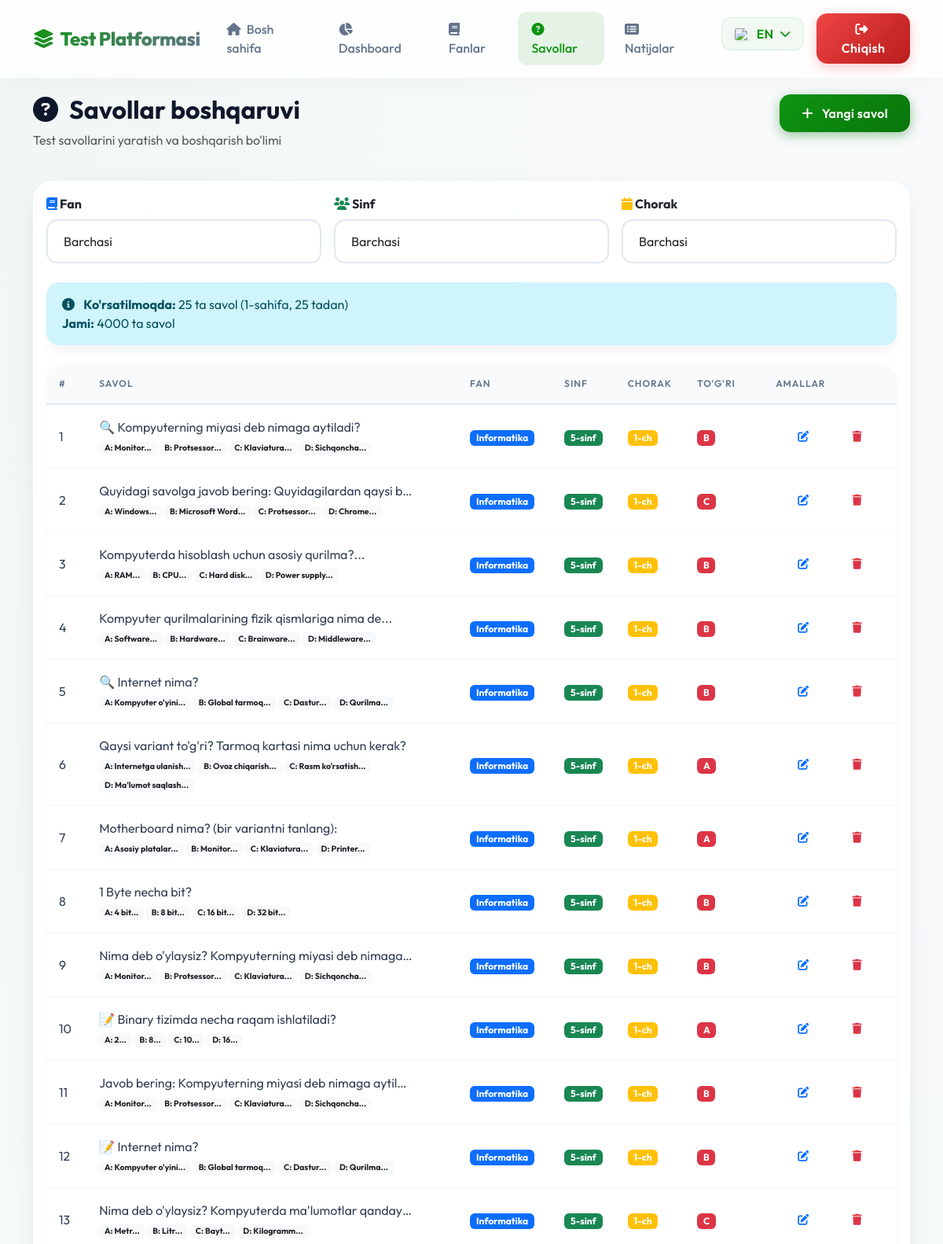
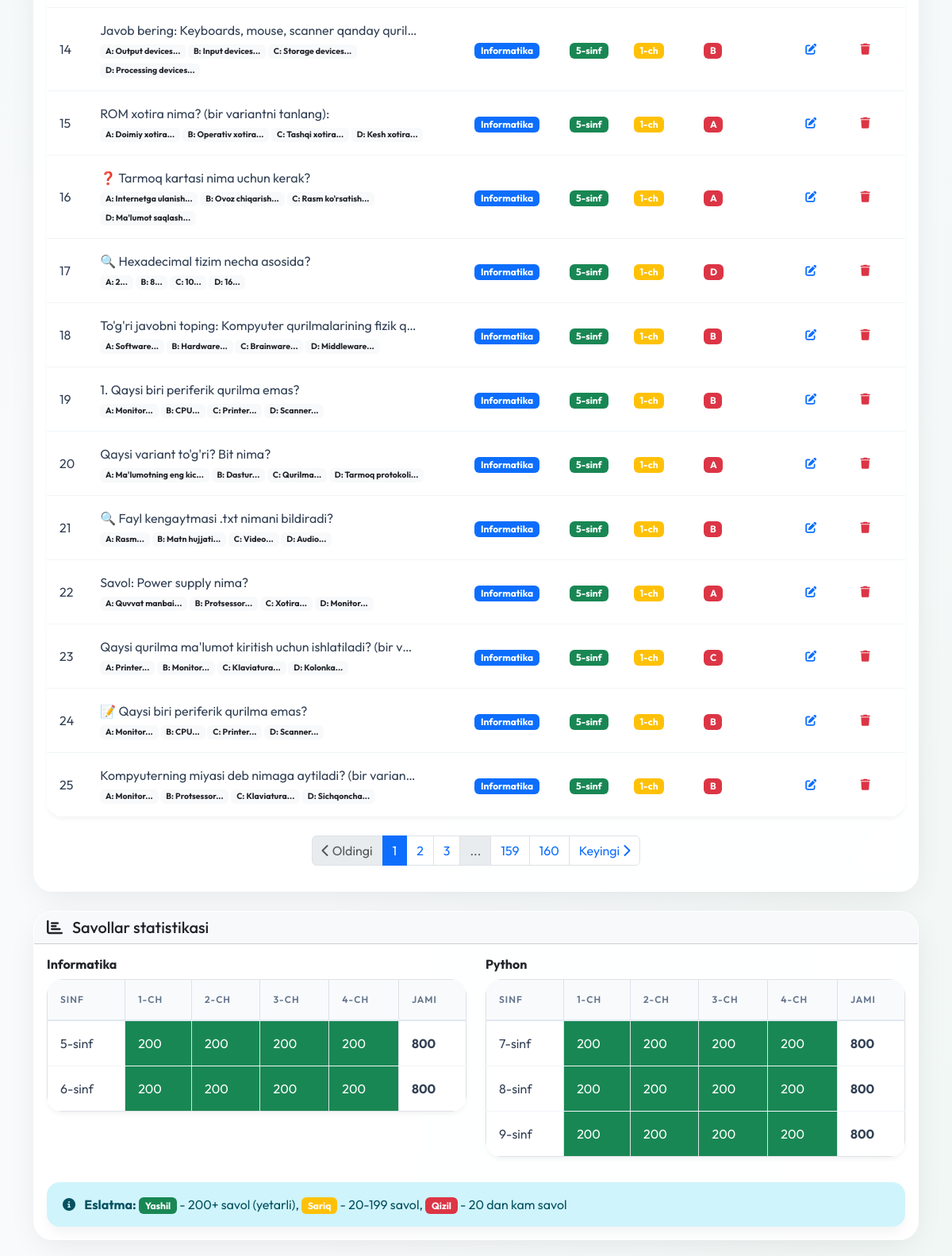
The page /admin/questions (signed in) on the database its author committed (2 pictures, top to bottom).
### app.py (models this page shows)
class Question(db.Model):
    id = db.Column(db.Integer, primary_key=True)
    subject_id = db.Column(db.Integer, db.ForeignKey('subject.id'), nullable=False)
    grade = db.Column(db.Integer, nullable=False)
    quarter = db.Column(db.Integer, nullable=False)
    question_text = db.Column(db.Text, nullable=False)
    question_text_ru = db.Column(db.Text)
    question_text_en = db.Column(db.Text)
    option_a = db.Column(db.String(200), nullable=False)
    option_a_ru = db.Column(db.String(200))
    option_a_en = db.Column(db.String(200))
    option_b = db.Column(db.String(200), nullable=False)
    option_b_ru = db.Column(db.String(200))
    option_b_en = db.Column(db.String(200))
    option_c = db.Column(db.String(200), nullable=False)
    option_c_ru = db.Column(db.String(200))
    option_c_en = db.Column(db.String(200))
    option_d = db.Column(db.String(200), nullable=False)
    option_d_ru = db.Column(db.String(200))
    option_d_en = db.Column(db.String(200))
    correct_answer = db.Column(db.String(1), nullable=False)  # A, B, C, or D
    subject = db.relationship('Subject', backref='questions')

class Subject(db.Model):
    id = db.Column(db.Integer, primary_key=True)
    name = db.Column(db.String(50), nullable=False)
    name_ru = db.Column(db.String(50))
    name_en = db.Column(db.String(50))
    grades = db.Column(db.String(20), nullable=False)  # "5,6" yoki "7,8,9"

### app.py (the view)
@app.route('/admin/questions')
def admin_questions():
    if 'admin_id' not in session:
        return redirect(url_for('admin_login'))
    subject_id = request.args.get('subject_id', type=int)
    grade = request.args.get('grade', type=int)
    quarter = request.args.get('quarter', type=int)
    page = request.args.get('page', 1, type=int)
    per_page = 25
    query = Question.query
    if subject_id:
        query = query.filter_by(subject_id=subject_id)
    if grade:
        query = query.filter_by(grade=grade)
    if quarter:
        query = query.filter_by(quarter=quarter)
    pagination = query.paginate(page=page, per_page=per_page, error_out=False)
    questions = pagination.items
    all_questions = Question.query.all()
    subjects = Subject.query.all()
    return render_template('admin_questions.html',
                         questions=questions,
                         all_questions=all_questions,
                         pagination=pagination,
                         subjects=subjects)

### templates/admin_questions.html (shortened to what this page needs)
{% extends "base.html" %}
{% block content %}
<div class="container">
    <div class="row mb-4 animate-fade-in-up">
        <div class="col-md-8">
            <h2 class="fw-bold text-gradient"><i class="fas fa-question-circle me-2"></i> {{ _('Savollar boshqaruvi') }}
            </h2>
            <p class="text-muted">{{ _('Test savollarini yaratish va boshqarish bo\'limi') }}</p>
        </div>
        <div class="col-md-4 text-md-end">
            <a href="{{ url_for('admin_question_add') }}" class="btn btn-primary">
                <i class="fas fa-plus me-2"></i> {{ _('Yangi savol') }}
            </a>
        </div>
    </div>
    <div class="card animate-fade-in-up" style="animation-delay: 0.1s;">
        <div class="card-body">
            <form method="GET" class="mb-4">
                <div class="row g-3">
                    <div class="col-md-4">
                        <label class="form-label fw-bold">
                            <i class="fas fa-book text-primary"></i> {{ _('Fan') }}
                        </label>
                        <select name="subject_id" class="form-select" onchange="this.form.submit()">
                            <option value="">{{ _('Barchasi') }}</option>
                        </select>
                    </div>
                    <div class="col-md-4">
                        <label class="form-label fw-bold">
                            <i class="fas fa-users text-success"></i> {{ _('Sinf') }}
                        </label>
                        <select name="grade" class="form-select" onchange="this.form.submit()">
                            <option value="">{{ _('Barchasi') }}</option>
                        </select>
                    </div>
                    <div class="col-md-4">
                        <label class="form-label fw-bold">
                            <i class="fas fa-calendar text-warning"></i> {{ _('Chorak') }}
                        </label>
                        <select name="quarter" class="form-select" onchange="this.form.submit()">
                            <option value="">{{ _('Barchasi') }}</option>
                        </select>
                    </div>
                </div>
            </form>
            <div class="alert alert-info mb-4">
                <i class="fas fa-info-circle me-2"></i>
                <strong>{{ _('Ko\'rsatilmoqda') }}:</strong> {{ questions|length }} {{ _('ta savol') }} ({{
                pagination.page }}-{{ _('sahifa') }}, {{
                pagination.per_page }} {{ _('tadan') }})
                <br>
                <strong>{{ _('Jami') }}:</strong> {{ pagination.total }} {{ _('ta savol') }}
            </div>
            {% if questions %}
            <div class="table-responsive">
                <table class="table table-hover">
                    <thead>
                        <tr>
                            <th style="width: 50px;">#</th>
                            <th>{{ _('Savol') }}</th>
                            <th style="width: 120px;">{{ _('Fan') }}</th>
                            <th style="width: 80px;">{{ _('Sinf') }}</th>
                            <th style="width: 80px;">{{ _('Chorak') }}</th>
                            <th style="width: 100px;">{{ _('To\'g\'ri') }}</th>
                            <th style="width: 150px;">{{ _('Amallar') }}</th>
                        </tr>
                    </thead>
                    <tbody>
                        {% for question in questions %}
                        <tr>
                            <td>{{ loop.index }}</td>
                            <td>
                                <div class="text-truncate" style="max-width: 400px;"
                                    title="{{ question.question_text }}">
                                    {{ question.question_text }}
                                </div>
                                <small class="text-muted">
                                    <span class="badge bg-light text-dark">A: {{ question.option_a[:20] }}...</span>
                                    <span class="badge bg-light text-dark">B: {{ question.option_b[:20] }}...</span>
                                    <span class="badge bg-light text-dark">C: {{ question.option_c[:20] }}...</span>
                                    <span class="badge bg-light text-dark">D: {{ question.option_d[:20] }}...</span>
                                </small>
                            </td>
                            <td>
                                <span class="badge bg-primary">{{ question.subject.name }}</span>
                            </td>
                            <td>
                                <span class="badge bg-success">{{ question.grade }}-sinf</span>
                            </td>
                            <td>
                                <span class="badge bg-warning">{{ question.quarter }}-ch</span>
                            </td>
                            <td>
                                <span class="badge bg-danger">{{ question.correct_answer }}</span>
                            </td>
                            <td>
                                <div class="btn-group btn-group-sm">
                                    <a href="{{ url_for('admin_question_edit', id=question.id) }}"
                                        class="btn btn-outline-primary" title="{{ _('Tahrirlash') }}">
                                        <i class="fas fa-edit"></i>
                                    </a>
                                    <a href="{{ url_for('admin_question_delete', id=question.id) }}"
                                        class="btn btn-outline-danger"
                                        onclick="return confirm('{{ _('Savolni o\'chirishni tasdiqlaysizmi?') }}')"
                                        title="{{ _('O\'chirish') }}">
                                        <i class="fas fa-trash"></i>
                                    </a>
                                </div>
                            </td>
                        </tr>
                        {% endfor %}
                    </tbody>
                </table>
            </div>
            {% if pagination.pages > 1 %}
            <nav aria-label="Sahifalar navigatsiyasi" class="mt-4">
                <ul class="pagination justify-content-center">
                    <li class="page-item {% if not pagination.has_prev %}disabled{% endif %}">
                        <a class="page-link"
                            href="{% if pagination.has_prev %}{{ url_for('admin_questions', page=pagination.prev_num, subject_id=request.args.get('subject_id'), grade=request.args.get('grade'), quarter=request.args.get('quarter')) }}{% else %}#{% endif %}">
                            <i class="fas fa-chevron-left"></i> {{ _('Oldingi') }}
                        </a>
                    </li>
                    {% for page_num in pagination.iter_pages(left_edge=2, right_edge=2, left_current=2, right_current=2)
                    %}
                    {% if page_num %}
                    <li class="page-item {% if page_num == pagination.page %}active{% endif %}">
                        <a class="page-link"
                            href="{{ url_for('admin_questions', page=page_num, subject_id=request.args.get('subject_id'), grade=request.args.get('grade'), quarter=request.args.get('quarter')) }}">
                            {{ page_num }}
                        </a>
                    </li>
                    {% else %}
                    <li class="page-item disabled">
                        <span class="page-link">...</span>
                    </li>
                    {% endif %}
                    {% endfor %}
                    <li class="page-item {% if not pagination.has_next %}disabled{% endif %}">
                        <a class="page-link"
                            href="{% if pagination.has_next %}{{ url_for('admin_questions', page=pagination.next_num, subject_id=request.args.get('subject_id'), grade=request.args.get('grade'), quarter=request.args.get('quarter')) }}{% else %}#{% endif %}">
                            {{ _('Keyingi') }} <i class="fas fa-chevron-right"></i>
                        </a>
                    </li>
                </ul>
            </nav>
            {% endif %}
            {% endif %}
        </div>
    </div>
    <div class="row mt-4">
        <div class="col-md-12">
            <div class="card">
                <div class="card-header bg-light">
                    <h5 class="mb-0">
                        <i class="fas fa-chart-bar me-2"></i> {{ _('Savollar statistikasi') }}
                    </h5>
                </div>
                <div class="card-body">
                    <div class="row">
                        {% for subject in subjects %}
                        <div class="col-md-6 mb-3">
                            <h6 class="fw-bold">{{ subject.name }}</h6>
                            <div class="table-responsive">
                                <table class="table table-sm table-bordered">
                                    <thead>
                                        <tr>
                                            <th>{{ _('Sinf') }}</th>
                                            <th>1-{{ _('ch') }}</th>
                                            <th>2-{{ _('ch') }}</th>
                                            <th>3-{{ _('ch') }}</th>
                                            <th>4-{{ _('ch') }}</th>
                                            <th>{{ _('Jami') }}</th>
                                        </tr>
                                    </thead>
                                    <tbody>
                                        {% set grades = subject.grades.split(',') %}
                                        {% for grade in grades %}
                                        <tr>
                                            <td>{{ grade }}-sinf</td>
                                            {% for quarter in range(1, 5) %}
                                            {% set count = all_questions|selectattr('subject_id', 'equalto',
                                            subject.id)|selectattr('grade', 'equalto', grade|int)|selectattr('quarter',
                                            'equalto', quarter)|list|length %}
                                            <td
                                                class="{% if count >= 200 %}bg-success text-white{% elif count >= 20 %}bg-warning{% else %}bg-danger text-white{% endif %}">
                                                {{ count }}
                                            </td>
                                            {% endfor %}
                                            {% set total = all_questions|selectattr('subject_id', 'equalto',
                                            subject.id)|selectattr('grade', 'equalto', grade|int)|list|length %}
                                            <td class="fw-bold">{{ total }}</td>
                                        </tr>
                                        {% endfor %}
                                    </tbody>
                                </table>
                            </div>
                        </div>
                        {% endfor %}
                    </div>
                    <div class="alert alert-info mb-0 mt-3">
                        <i class="fas fa-info-circle me-2"></i>
                        <strong>{{ _('Eslatma') }}:</strong>
                        <span class="badge bg-success">{{ _('Yashil') }}</span> - 200+ {{ _('savol (yetarli)') }},
                        <span class="badge bg-warning">{{ _('Sariq') }}</span> - 20-199 {{ _('savol') }},
                        <span class="badge bg-danger">{{ _('Qizil') }}</span> - 20 {{ _('dan kam savol') }}
                    </div>
                </div>
            </div>
        </div>
    </div>
</div>
{% endblock %}

### rows shown on the page
Question: question_text "🔍 Kompyuterning miyasi deb nimaga aytiladi?", option_a "Monitor", option_b "Protsessor", option_c "Klaviatura", option_d "Sichqoncha", subject.name "Informatika", grade "5", quarter "1", correct_answer "B"
Question: question_text "Quyidagi savolga javob bering: Quyidagilardan qaysi b…", option_a "Windows", option_b "Microsoft Word", option_c "Protsessor", option_d "Chrome", subject.name "Informatika", grade "5", quarter "1", correct_answer "C"
Question: question_text "Kompyuterda hisoblash uchun asosiy qurilma?...", option_a "RAM", option_b "CPU", option_c "Hard disk", option_d "Power supply", subject.name "Informatika", grade "5", quarter "1", correct_answer "B"
Question: question_text "Kompyuter qurilmalarining fizik qismlariga nima de...", option_a "Software", option_b "Hardware", option_c "Brainware", option_d "Middleware", subject.name "Informatika", grade "5", quarter "1", correct_answer "B"
Question: question_text "🔍 Internet nima?", option_a "Kompyuter o'yini", option_b "Global tarmoq", option_c "Dastur", option_d "Qurilma", subject.name "Informatika", grade "5", quarter "1", correct_answer "B"
Question: question_text "Qaysi variant to'g'ri? Tarmoq kartasi nima uchun kerak?", option_a "Internetga ulanish", option_b "Ovoz chiqarish", option_c "Rasm ko'rsatish", option_d "Ma'lumot saqlash", subject.name "Informatika", grade "5", quarter "1", correct_answer "A"
Question: question_text "Motherboard nima? (bir variantni tanlang):", option_a "Asosiy platalar", option_b "Monitor", option_c "Klaviatura", option_d "Printer", subject.name "Informatika", grade "5", quarter "1", correct_answer "A"
Question: question_text "1 Byte necha bit?", option_a "4 bit", option_b "8 bit", option_c "16 bit", option_d "32 bit", subject.name "Informatika", grade "5", quarter "1", correct_answer "B"
Question: question_text "Nima deb o'ylaysiz? Kompyuterning miyasi deb nimaga…", option_a "Monitor", option_b "Protsessor", option_c "Klaviatura", option_d "Sichqoncha", subject.name "Informatika", grade "5", quarter "1", correct_answer "B"
Question: question_text "📝 Binary tizimda necha raqam ishlatiladi?", option_a "2", option_b "8", option_c "10", option_d "16", subject.name "Informatika", grade "5", quarter "1", correct_answer "A"
Question: question_text "Javob bering: Kompyuterning miyasi deb nimaga aytil…", option_a "Monitor", option_b "Protsessor", option_c "Klaviatura", option_d "Sichqoncha", subject.name "Informatika", grade "5", quarter "1", correct_answer "B"
Question: question_text "📝 Internet nima?", option_a "Kompyuter o'yini", option_b "Global tarmoq", option_c "Dastur", option_d "Qurilma", subject.name "Informatika", grade "5", quarter "1", correct_answer "B"
Question: question_text "Nima deb o'ylaysiz? Kompyuterda ma'lumotlar qanday…", option_a "Metr", option_b "Litr", option_c "Bayt", option_d "Kilogramm", subject.name "Informatika", grade "5", quarter "1", correct_answer "C"
Question: question_text "Javob bering: Keyboards, mouse, scanner qanday quril…", option_a "Output devices", option_b "Input devices", option_c "Storage devices", option_d "Processing devices", subject.name "Informatika", grade "5", quarter "1", correct_answer "B"
Question: question_text "ROM xotira nima? (bir variantni tanlang):", option_a "Doimiy xotira", option_b "Operativ xotira", option_c "Tashqi xotira", option_d "Kesh xotira", subject.name "Informatika", grade "5", quarter "1", correct_answer "A"
Question: question_text "❓ Tarmoq kartasi nima uchun kerak?", option_a "Internetga ulanish", option_b "Ovoz chiqarish", option_c "Rasm ko'rsatish", option_d "Ma'lumot saqlash", subject.name "Informatika", grade "5", quarter "1", correct_answer "A"
Question: question_text "🔍 Hexadecimal tizim necha asosida?", option_a "2", option_b "8", option_c "10", option_d "16", subject.name "Informatika", grade "5", quarter "1", correct_answer "D"
Question: question_text "To'g'ri javobni toping: Kompyuter qurilmalarining fizik q…", option_a "Software", option_b "Hardware", option_c "Brainware", option_d "Middleware", subject.name "Informatika", grade "5", quarter "1", correct_answer "B"
Question: question_text "1. Qaysi biri periferik qurilma emas?", option_a "Monitor", option_b "CPU", option_c "Printer", option_d "Scanner", subject.name "Informatika", grade "5", quarter "1", correct_answer "B"
Question: question_text "Qaysi variant to'g'ri? Bit nima?", option_a "Ma'lumotning eng kic", option_b "Dastur", option_c "Qurilma", option_d "Tarmoq protokoli", subject.name "Informatika", grade "5", quarter "1", correct_answer "A"
Question: question_text "🔍 Fayl kengaytmasi .txt nimani bildiradi?", option_a "Rasm", option_b "Matn hujjati", option_c "Video", option_d "Audio", subject.name "Informatika", grade "5", quarter "1", correct_answer "B"
Question: question_text "Savol: Power supply nima?", option_a "Quvvat manbai", option_b "Protsessor", option_c "Xotira", option_d "Monitor", subject.name "Informatika", grade "5", quarter "1", correct_answer "A"
Question: question_text "Qaysi qurilma ma'lumot kiritish uchun ishlatiladi? (bir v…", option_a "Printer", option_b "Monitor", option_c "Klaviatura", option_d "Kolonka", subject.name "Informatika", grade "5", quarter "1", correct_answer "C"
Question: question_text "📝 Qaysi biri periferik qurilma emas?", option_a "Monitor", option_b "CPU", option_c "Printer", option_d "Scanner", subject.name "Informatika", grade "5", quarter "1", correct_answer "B"
Question: question_text "Kompyuterning miyasi deb nimaga aytiladi? (bir varian…", option_a "Monitor", option_b "Protsessor", option_c "Klaviatura", option_d "Sichqoncha", subject.name "Informatika", grade "5", quarter "1", correct_answer "B"
Subject: name "Informatika", grades "5" "6", count "200" "200" "200" "200" "200" "200" "200" "200", grades "800" "800"
Subject: name "Python", grades "7" "8" "9", count "200" "200" "200" "200" "200" "200" "200" "200" "200" "200" "200" "200", grades "800" "800" "800"

### other values the page prints
{{ questions|length }} "25"
{{ pagination.page }} "1"
{{ pagination.per_page }} "25"
{{ pagination.total }} "4000"
{{ page_num }} "1" "2" "3" "159" "160"
form field subject_id "Barchasi"
form field grade "Barchasi"
form field quarter "Barchasi"
